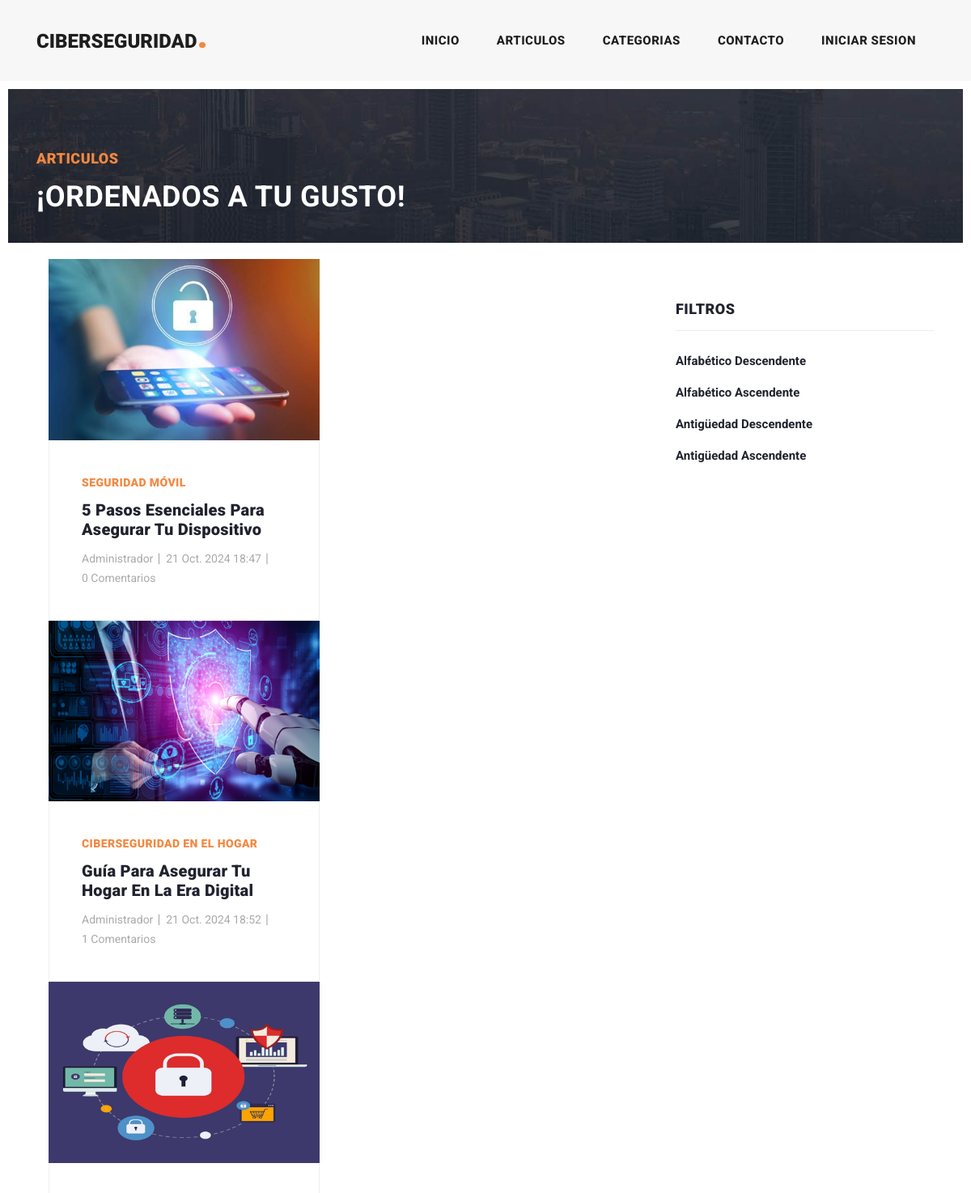
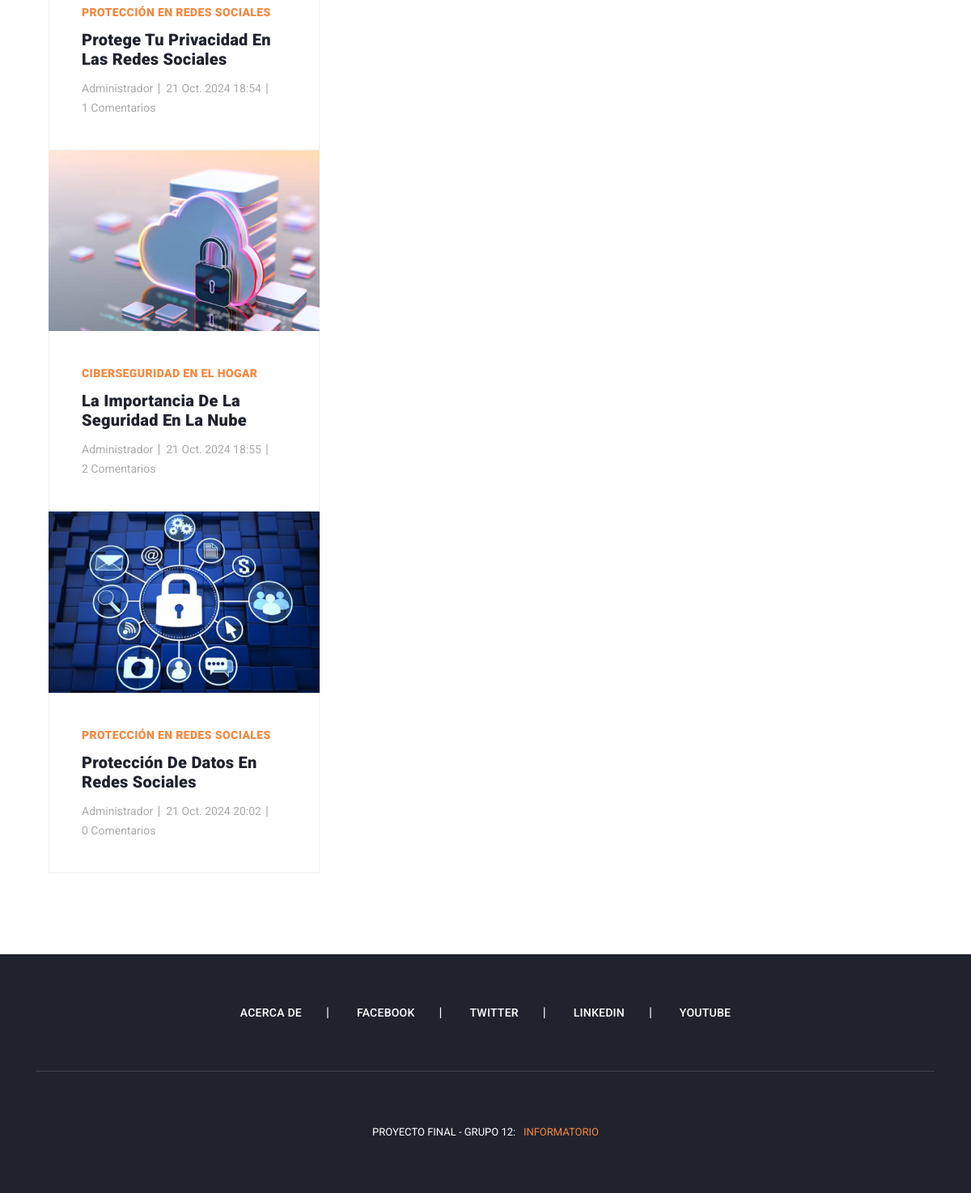
/post/date/asc, run on the app's committed database (2 pictures, top to bottom).
### apps/post/models.py (models this page shows, shortened)
class Post(models.Model):
    title = models.CharField(max_length=50, null=False)
    subtitle = models.CharField(max_length=100, null=True, blank=True)
    date = models.DateTimeField(auto_now_add=True)
    text = models.TextField(null=False)
    active = models.BooleanField(default=True)
    category = models.ForeignKey(Category, on_delete=models.SET_NULL, null=True, default='Uncategorized')
    author = models.ForeignKey(User, on_delete=models.CASCADE, null=False, default=None)
    image = models.ImageField(null=True, blank=True, upload_to='media', default='media/post_default.jpg')
    published = models.DateTimeField(default=timezone.now)
    tags=models.ManyToManyField(Tags, related_name='posts')
    class Meta():
        ordering = ('-published',)

class Category(models.Model):
    name = models.CharField(max_length=30, null=False)
    def __str__(self):
        return self.name

### apps/user/models.py (models this page shows, shortened)
class User(AbstractUser):
    image = models.ImageField(null=True, blank=True, upload_to='user', default='user/user-default.jpg')
    is_staff = models.BooleanField(default=False)  # Staff status
    is_active = models.BooleanField(default=True)  # Active status

### apps/post/views.py (the view)
# urls.py: path('date/asc', PostDateAscView.as_view(), name='post_date_asc'),
class PostDateAscView(ListView):
    model = Post
    template_name = 'posts/post_date.html'
    context_object_name = 'posts'
    ordering = ['date']  # Ordena los posts por el título en orden alfabético

### templates/posts/post_date.html
{% extends 'base.html' %}
{% load static %}
{% block content %}
<div class="heading-page header-text">
    <section class="page-heading">
        <div class="container">
            <div class="row">
                <div class="col-lg-12">
                    <div class="text-content">
                        <h4>Articulos</h4>
                        <h2>¡Ordenados a tu gusto!</h2>
                    </div>
                </div>
            </div>
        </div>
    </section>
</div>
<section class="blog-posts grid-system">
    <div class="container">
        <div class="row">
            <div class="col-lg-8">
                <div class="all-blog-posts">
                        <ul>
                        {% for i in posts %}
                            <div class="col-lg-6">
                                    <div class="blog-thumb">
                                        <img src="{{ i.image.url }}" alt="Imagen del Post">
                                    </div>
                                    <div class="down-content">
                                        <span>{{ i.category }}</span>
                                        <a href="{% url 'apps.posts:post_individual' i.id %}"><h4>{{ i.title }}</h4></a>
                                        <ul class="post-info">
                                        <li><a>{{ i.author}}</a></li>
                                        <li><a>{{ i.date }}</a></li>
                                        <li><a>{{ i.comments.count }} Comentarios</a></li>
                                        </ul>
                                    </div>
                            </div>
                        {% endfor %}
                    </ul>
                </div>
            </div>
            <div class="col-lg-4">
                <div class="sidebar">
                    <div class="row">
                        <div class="col-lg-12">
                        </div>
                        <div class="col-lg-12">
                        <div class="sidebar-item categories">
                            <div class="sidebar-heading">
                            <h2>FILTROS</h2>
                            </div>
                            <div class="content">
                            <ul>
                                <li><a href="{% url 'apps.posts:post_alpha_des' %}">Alfabético Descendente</a></li>
                                <li><a href="{% url 'apps.posts:post_alpha_asc' %}">Alfabético Ascendente</a></li>
                                <li><a href="{% url 'apps.posts:post_date_des' %}">Antigüedad Descendente</a></li>
                                <li><a href="{% url 'apps.posts:post_date_asc' %}">Antigüedad Ascendente</a></li>
                            </ul>
                            </div>
                        </div>
                        </div>
                    </div>
                    </div>
                </div>
        </div>
    </div>
</section>
{% endblock %}

### static/assets/css/templatemo-stand-blogv=11.css (style rules this page uses)
body { font-family: 'Roboto', sans-serif; overflow-x: hidden; text-rendering: optimizeLegibility; -webkit-font-smoothing: antialiased; -moz-osx-font-smoothing: grayscale; }
a { text-decoration: none!important; }
ul { padding: 0; margin: 0; list-style: none; }
h1,h2,h3,h4,h5,h6 { margin: 0px; }
.heading-page { padding-top: 110px; }
.page-heading { margin: 0px 10px; padding: 75px 0px; text-align: left; background-position: center center; background-repeat: no-repeat; background-size: cover; background-image: url(../images/heading-bg.jpg); height: 190px; }
.page-heading .text-content h4 { color: #f48840; font-size: 18px; text-transform: uppercase; font-weight: 900; letter-spacing: 0.5px; margin-bottom: 15px; }
.page-heading .text-content h2 { color: #fff; font-size: 36px; font-weight: 700; text-transform: uppercase; letter-spacing: 0.5px; }
.blog-posts { margin-top: 20px; }
.blog-posts .blog-thumb img { width: 100%; overflow: hidden; }
.blog-posts .down-content { padding: 40px; border-right: 1px solid #eee; border-left: 1px solid #eee; border-bottom: 1px solid #eee; }
.blog-posts .down-content span { font-size: 14px; text-transform: uppercase; letter-spacing: 0.4px; font-weight: 900; color: #f48840; }
.blog-posts .down-content h4 { font-size: 24px; text-transform: capitalize; letter-spacing: 0.5px; font-weight: 900; color: #20232e; margin: 10px 0px 12px 0px; }
.blog-posts .down-content ul.post-info li { display: inline-block; margin-right: 8px; }
.blog-posts .down-content ul.post-info li:after { content: '|'; color: #aaa; margin-left: 8px; }
.blog-posts .down-content h4 { font-size: 20px; letter-spacing: 0.25px; }
.grid-system .down-content ul.post-info li { margin-right: 3px; }
.grid-system .down-content ul.post-info li:after { margin-left: 5px; }
.blog-posts .down-content ul.post-info li:last-child::after { display: none; }
.blog-posts .down-content ul.post-info li a { font-size: 14px; color: #aaa; font-weight: 400; transition: all .3s; }
.blog-posts .sidebar-heading h2 { font-size: 18px; text-transform: uppercase; font-weight: 900; letter-spacing: 0.5px; color: #20232e; border-bottom: 1px solid #eee; padding-bottom: 15px; margin-bottom: 25px; }
.sidebar { margin-left: 30px; }
.sidebar .sidebar-item { margin-top: 50px; }
.sidebar .sidebar-heading h2 { font-size: 18px; text-transform: uppercase; font-weight: 900; letter-spacing: 0.5px; color: #20232e; border-bottom: 1px solid #eee; padding-bottom: 15px; margin-bottom: 25px; }
.sidebar .categories ul li { margin-bottom: 15px; }
.sidebar .categories ul li:last-child { margin-bottom: 0px; }
.sidebar .categories ul li a { font-size: 15px; font-weight: 700; color: #20232e; transition: all .3s; }

### data on the page
Post: image (picture), category "SEGURIDAD MÓVIL", title "5 Pasos Esenciales Para Asegurar Tu Dispositivo", author "Administrador", date "21 Oct. 2024 18:47", comments.count "0"
Post: image (picture), category "CIBERSEGURIDAD EN EL HOGAR", title "Guía Para Asegurar Tu Hogar En La Era Digital", author "Administrador", date "21 Oct. 2024 18:52", comments.count "1"
Post: image (picture), category "PROTECCIÓN EN REDES SOCIALES", title "Protege Tu Privacidad En Las Redes Sociales", author "Administrador", date "21 Oct. 2024 18:54", comments.count "1"
Post: image (picture), category "CIBERSEGURIDAD EN EL HOGAR", title "La Importancia De La Seguridad En La Nube", author "Administrador", date "21 Oct. 2024 18:55", comments.count "2"
Post: image (picture), category "PROTECCIÓN EN REDES SOCIALES", title "Protección De Datos En Redes Sociales", author "Administrador", date "21 Oct. 2024 20:02", comments.count "0"
